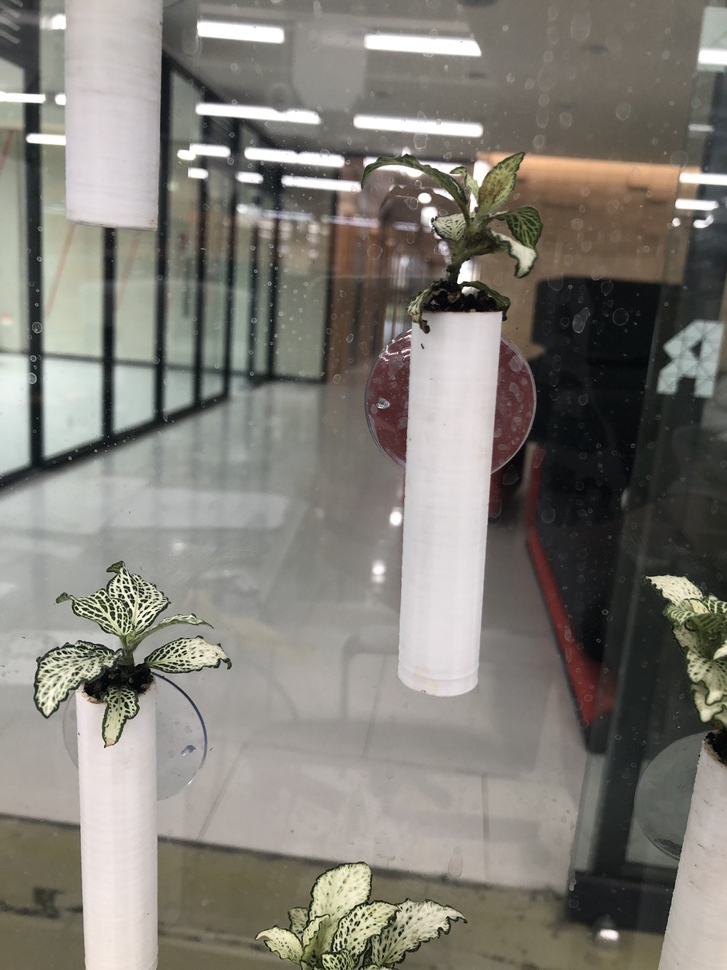
#> input picture 001_SingleImageContouring/testimg/test_1.jpg, 727 x 970 px, shrunk from 3024 x 4032 before the run
$ python cam_test.py   (older library calls are emulated)
#> lines starting #> are read from the running program, lines starting #| are printed output that depends on the picture; after the words box and inside, x2 and y2 are one past the last pixel; in counts of white or black regions, pixels touching at a corner belong together
import cv2

def edge_detect(path, file_name, tresh_min, tresh_max):
#> called with path = './testimg/', file_name = 'test_1.jpg', tresh_min = 200, tresh_max = 240
    image = cv2.imread(path + file_name)
#> image is the input picture: shape (970, 727, 3); mean B, G, R 118.6, 125.7, 129
    im_bw = cv2.cvtColor(image, cv2.COLOR_RGB2GRAY)

    thresh, im_bw = cv2.threshold(im_bw, tresh_min, tresh_max, 0)
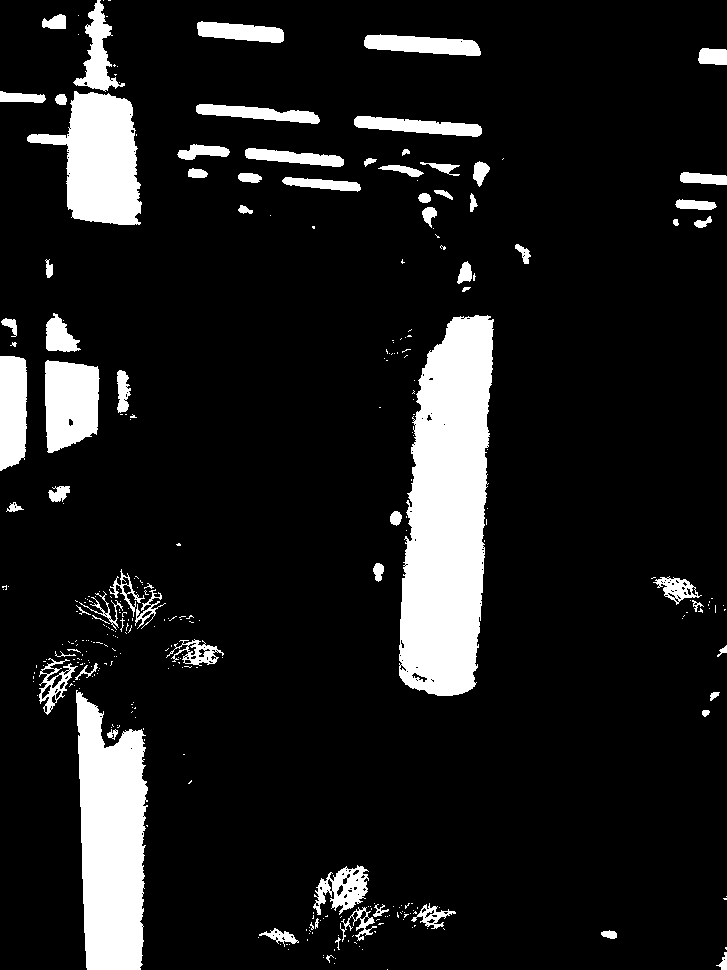
#> im_bw: shape (970, 727); values 0 (black) and 240 (white), 11.5% white; 328 white regions (256 under 20 px)
#> thresh = 200
    cv2.imwrite('./result/bw_' + file_name, im_bw)

    _, contours, hierarchy = cv2.findContours(im_bw, cv2.RETR_TREE, cv2.CHAIN_APPROX_SIMPLE)
#> contours = 512 contours, 421 with area under 20; largest, box (x1, y1, x2, y2) and area: (399, 315, 494, 696) 26796, (76, 690, 148, 970) 14902, (27, 91, 142, 225) 8696, (45, 360, 100, 453) 4110, (0, 356, 27, 471) 2705
    cv2.drawContours(image, contours, -1, (0,255,0), 3)
#> image: shape (970, 727, 3); 6.63% of pixels changed, all inside (x1, y1, x2, y2) = (0, 0, 727, 970)
    cv2.imwrite('./result/cnt_' + file_name, image)

if __name__ == '__main__':
  edge_detect('./testimg/', 'test_1.jpg', 200, 240)
  edge_detect('./testimg/', 'test_2.jpg', 200, 240)
#> call 2 of edge_detect, with path = './testimg/', file_name = 'test_2.jpg', tresh_min = 200, tresh_max = 240
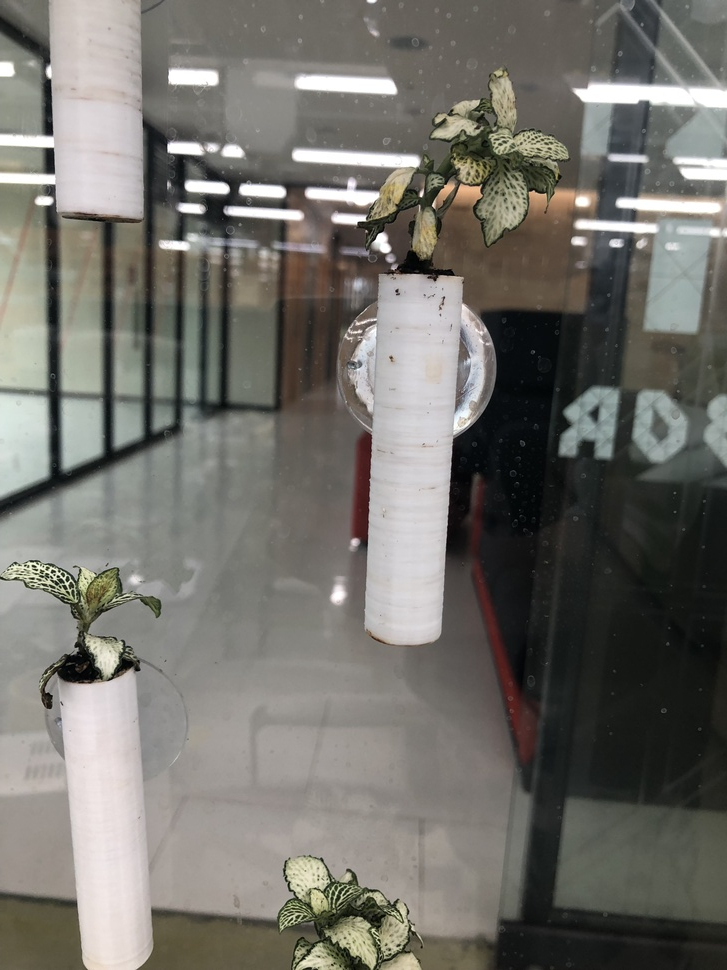
#> input picture 001_SingleImageContouring/testimg/test_2.jpg, 727 x 970 px, shrunk from 3024 x 4032 before the run
#> in edge_detect, image is the input picture: shape (970, 727, 3); mean B, G, R 107, 112.9, 114.6
#> in edge_detect (call 2), `thresh, im_bw = cv2.threshold(im_bw, tresh_min, tresh_max, 0)`: im_bw: shape (970, 727); values 0 (black) and 240 (white), 8.9% white; 250 white regions (195 under 20 px)
#> in edge_detect (call 2), `_, contours, hierarchy = cv2.findContours(im_bw, cv2.RETR_TREE, cv2.CH..`: contours = 371 contours, 312 with area under 20; largest, box (x1, y1, x2, y2) and area: (62, 681, 144, 970) 17006, (384, 446, 447, 641) 8406, (60, 100, 130, 213) 6342, (394, 300, 453, 445) 5680, (0, 395, 45, 494) 3182
  edge_detect('./testimg/', 'test_3.jpg', 200, 240)
#> call 3 of edge_detect, with path = './testimg/', file_name = 'test_3.jpg', tresh_min = 200, tresh_max = 240
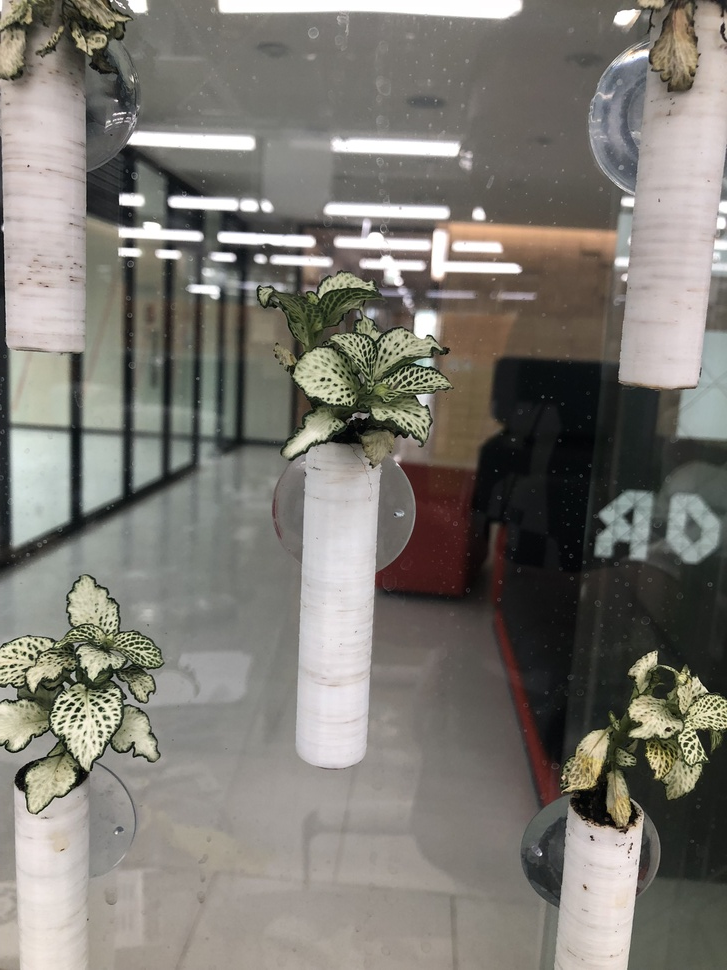
#> input picture 001_SingleImageContouring/testimg/test_3.jpg, 727 x 970 px, shrunk from 3024 x 4032 before the run
#> in edge_detect, image is the input picture: shape (970, 727, 3); mean B, G, R 115.2, 121.9, 125.1
#> in edge_detect (call 3), `thresh, im_bw = cv2.threshold(im_bw, tresh_min, tresh_max, 0)`: im_bw: shape (970, 727); values 0 (black) and 240 (white), 10.3% white; 457 white regions (376 under 20 px)
#> in edge_detect (call 3), `_, contours, hierarchy = cv2.findContours(im_bw, cv2.RETR_TREE, cv2.CH..`: contours = 656 contours, 550 with area under 20; largest, box (x1, y1, x2, y2) and area: (300, 501, 375, 767) 15138, (16, 793, 76, 970) 7319, (578, 824, 642, 970) 5928, (673, 92, 724, 289) 4936, (218, 0, 522, 19) 3846
  edge_detect('./testimg/', 'test_4.jpg', 200, 240)
#> call 4 of edge_detect, with path = './testimg/', file_name = 'test_4.jpg', tresh_min = 200, tresh_max = 240
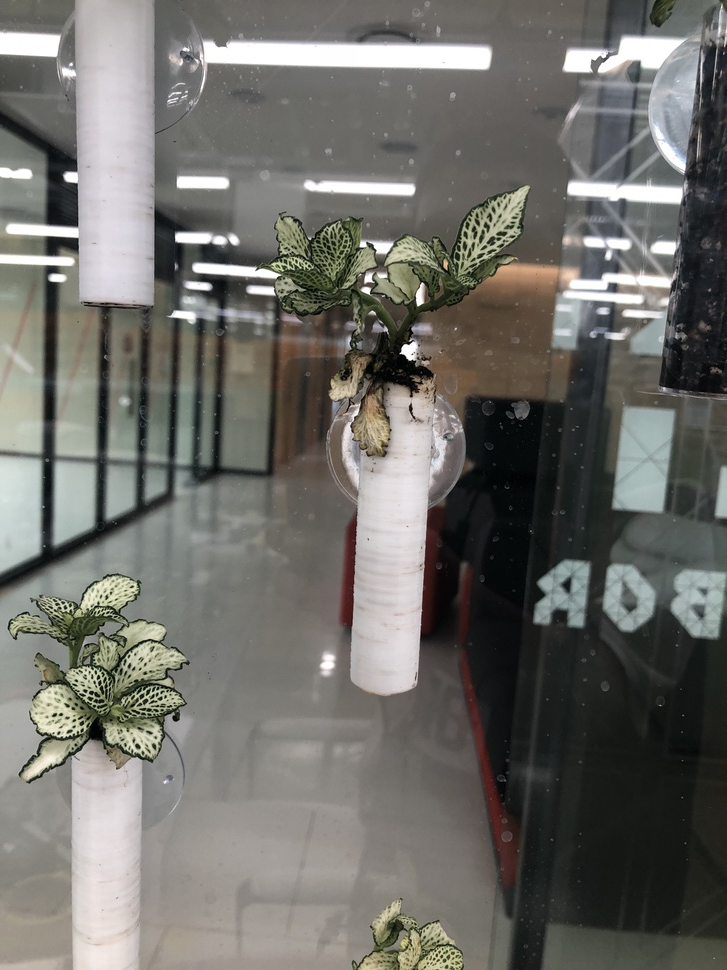
#> input picture 001_SingleImageContouring/testimg/test_4.jpg, 727 x 970 px, shrunk from 3024 x 4032 before the run
#> in edge_detect, image is the input picture: shape (970, 727, 3); mean B, G, R 105.1, 110, 110.9
#> in edge_detect (call 4), `thresh, im_bw = cv2.threshold(im_bw, tresh_min, tresh_max, 0)`:
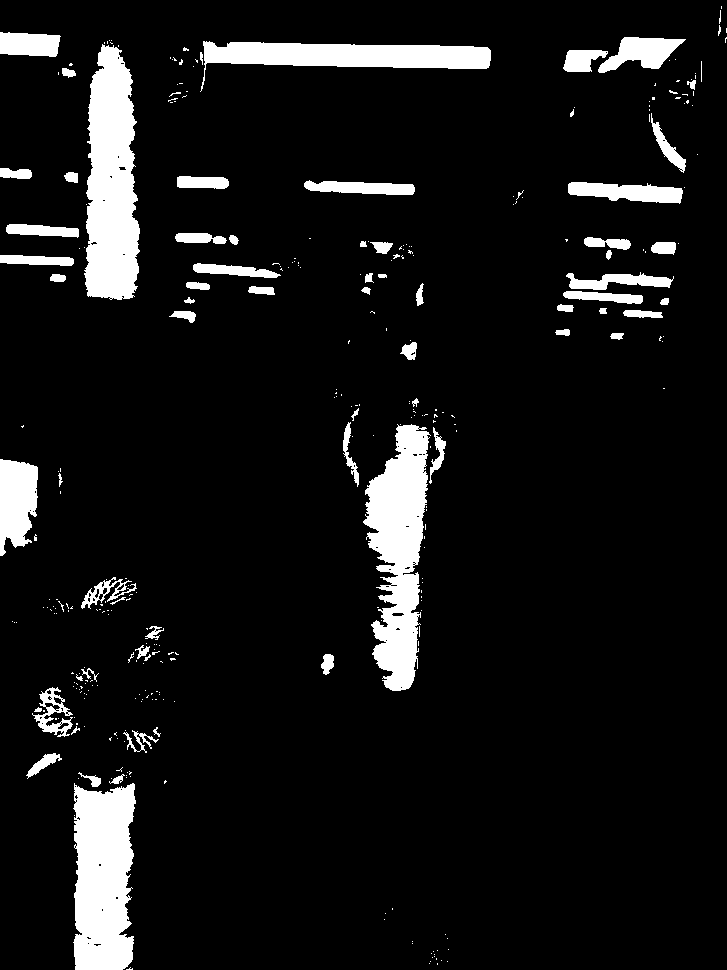
#> im_bw: shape (970, 727); values 0 (black) and 240 (white), 8.5% white; 328 white regions (260 under 20 px)
#> in edge_detect (call 4), `_, contours, hierarchy = cv2.findContours(im_bw, cv2.RETR_TREE, cv2.CH..`: contours = 418 contours, 351 with area under 20; largest, box (x1, y1, x2, y2) and area: (84, 44, 140, 300) 10710, (363, 424, 431, 691) 10206, (73, 783, 136, 970) 9688, (200, 41, 491, 92) 6015, (0, 459, 38, 556) 2705
#> in edge_detect (call 4), `cv2.drawContours(image, contours, -1, (0,255,0), 3)`:
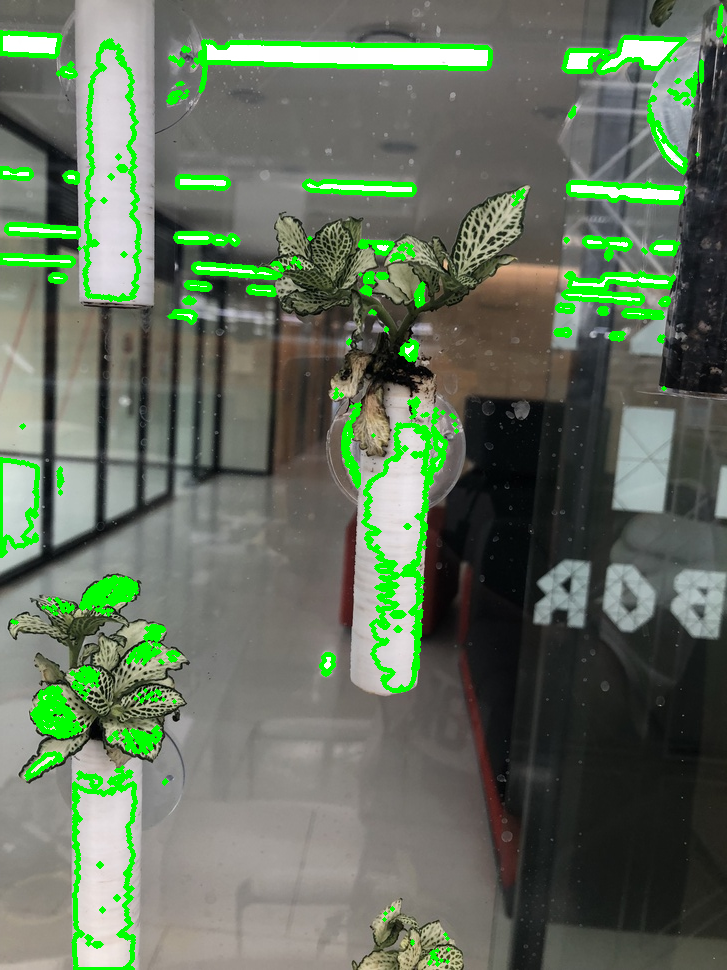
#> image: shape (970, 727, 3); 6.11% of pixels changed, all inside (x1, y1, x2, y2) = (0, 4, 727, 970)
